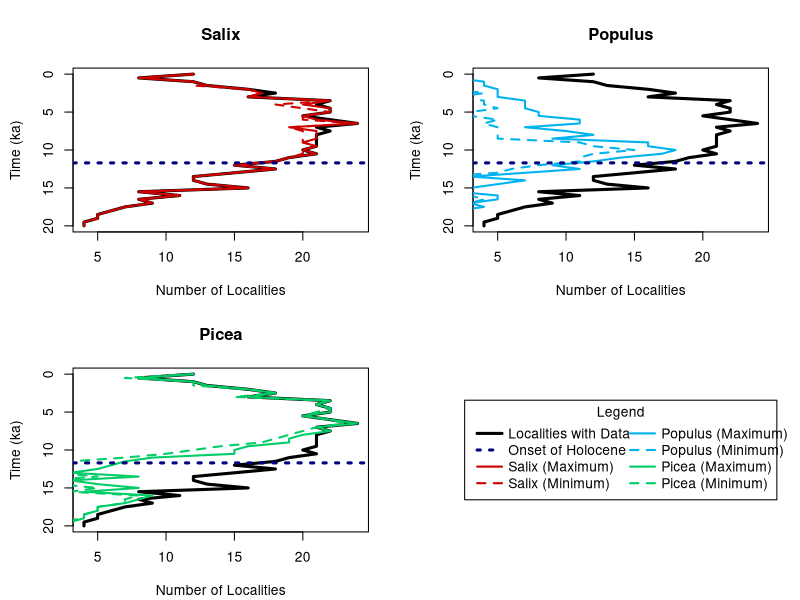
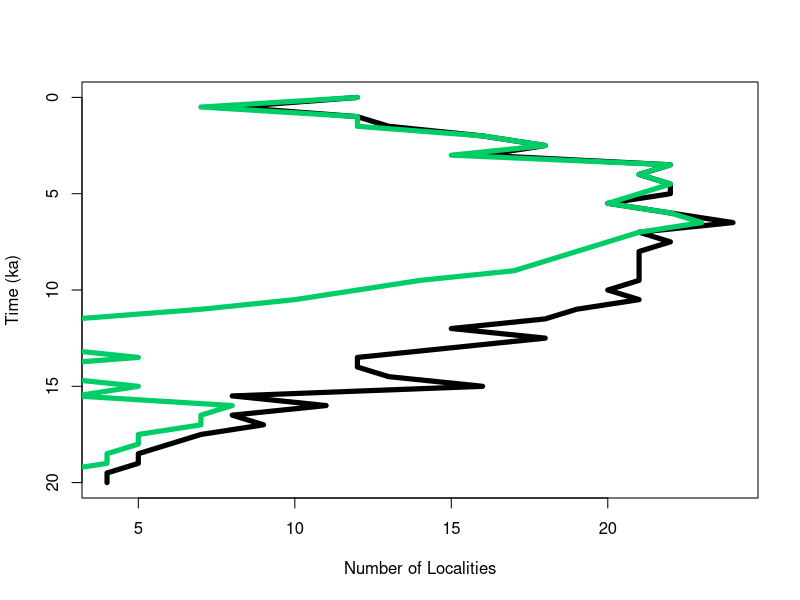
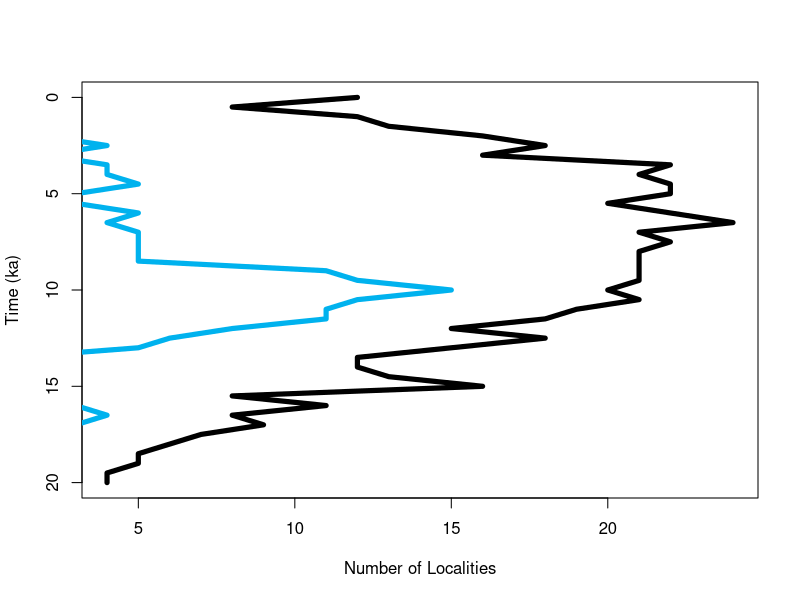

These figures' R source, in order:
# import dataset and prepare for graphing
pollen <- read.csv("TempFiles/PresenceThroughTime.csv")
pollen$Time <- pollen$Time/1000


#####################################################################
############################## FIGURES ##############################
#####################################################################

# create function for summary plot
plotPollen <- function(taxonMin, taxonMax, taxon, color) {
  # create plot and plot data availability
  plot(pollen$AvailableData, pollen$Time, 
       ylim = rev(range(pollen$Time)), 
       type = "l", 
       lty = 1,
       lwd = 3,
       xlab = "Number of Localities",
       ylab = "Time (ka)",
       main = taxon)
  
  # plot maximum taxon
  lines(taxonMax, pollen$Time,
        ylim =rev(range(pollen$Time)),
        type = "l",
        lty = 1,
        lwd = 2,
        col = color)
  
  # plot maximum taxon
  lines(taxonMin, pollen$Time,
        ylim =rev(range(pollen$Time)),
        type = "l",
        lty = 2,
        lwd = 2,
        col = color)
  abline(h=11.7, lty = 3, lwd = 3, col="navy")
}

# direct software to save as .svg to local directory
svg('Results/Figure3.svg', 
    width = 32,
    height = 24,
    pointsize = 30)

# set up graphical parameters
par(mfrow = c(2,2),
    mar = c(4.1, 4.4, 4.1, 1.9))

# call individual plots
plotPollen(pollen$SalixMin, pollen$SalixMax, "Salix", "red3")
plotPollen(pollen$PopulusMin, pollen$PopulusMax, "Populus", "deepskyblue2")
plotPollen(pollen$PiceaMin, pollen$PiceaMax, "Picea", "springgreen3")

# createlegend
plot(NULL ,xaxt='n',yaxt='n',bty='n',ylab='',xlab='', xlim=0:1, ylim=0:1)
legend("center", legend=c("Localities with Data", "Onset of Holocene",
                          "Salix (Maximum)", "Salix (Minimum)", "Populus (Maximum)", "Populus (Minimum)",
                          "Picea (Maximum)", "Picea (Minimum)"),
       col=c("black", "navy", "red3", "red3", "deepskyblue2", "deepskyblue2",  "springgreen3", "springgreen3"), 
       lty=c(1,3,1,2,1,2,1,2),
       lwd=c(3,3,2,2,2,2,2,2),
       pt.cex=1,
       x.intersp = 0.5,
       xpd=T,
       ncol=2,
       text.width = 0.4,
       title = "Legend")

# stop saving as .png file
dev.off()

# create function individual plots for Figs. 4, S1-S2
indiv.plot <- function(taxon, color){
  plot(pollen$AvailableData, pollen$Time, 
       ylim = rev(range(pollen$Time)), 
       type = "l", 
       lty = 1,
       lwd = 5,
       xlab = "Number of Localities",
       ylab = "Time (ka)",
       pch = 14)
  lines(taxon, pollen$Time,
        ylim =rev(range(pollen$Time)),
        type = "l",
        lty = 1,
        lwd = 5,
        col = color)
}

# call functions
# Picea
svg('Results/PiceaIndividual.svg', 
    width = 10,
    height = 12,
    pointsize = 30)
indiv.plot(pollen$PiceaMin, "springgreen3")
dev.off()

# Populus
svg('Results/PopulusIndividual.svg', 
    width = 10,
    height = 12,
    pointsize = 30)
indiv.plot(pollen$PopulusMin, "deepskyblue2")
dev.off()
#####################################################################
#####################################################################
#####################################################################



#########################################################################
############################## CORRELATION ##############################
#########################################################################
# Salix maximum and minimum
cor.Salix <- cor.test(pollen$SalixMax, pollen$SalixMin, 
                method = "spearman")
cor.Salix # rho = 0.99, p < 2.2e-16

# Populus maximum and minimum
cor.Populus <- cor.test(pollen$PopulusMax, pollen$PopulusMin, 
                method = "spearman")
cor.Populus # rho = 0.89, p = 2.37e-15

# Picea maximum and minimum
cor.Picea <- cor.test(pollen$PiceaMax, pollen$PiceaMin, 
                       method = "spearman")
cor.Picea # rho = 0.98, p < 2.2e-16

#########################################################################
#########################################################################
#########################################################################



############################################################################################
############################## SIGNIFICANCE OF Picea PATTERN ##############################
############################################################################################

# create function for Monte Carlo simultation (with replacement)
monteCarlo <- function(entry, decline, duration, nit) {
  # set counters for simulation
  it = 1
  score = 0
  count = 0
  
  # enter loop
  for(it in 1:nit){
    
    # randomly resample incidence
    vec = floor(runif(nrow(pollen), min = 0, max = pollen$AvailableData + 1))
    indices_greater_than_entry = which(vec >= entry)
    
    # check if conditions are satisfied based on inputs
    if(length(indices_greater_than_entry) > 1){
      for(i in 1:length(indices_greater_than_entry)){
        count = 0
        if(i + 1 <= length(indices_greater_than_entry)){
          index_lower = indices_greater_than_entry[i]
          index_higher = indices_greater_than_entry[i + 1]
          for(j in index_lower:index_higher){
            if(vec[j] <= decline){
              count <- count + 1
            }
          }
          if(count >= duration) {
            
            # if conditions are satisfied, count as "success." Otherwise move on
            score = score + 1
            break
          }
        }
      }
    }
  }
  return(score)
}


# significance of going from >= 11 down to <= 5 for 7 time bins, then back up to >= 11
success <- monteCarlo(11, 5, 7, 100000)
p <- success/100000
p # p = 0.003

############################################################################################
############################################################################################
############################################################################################
